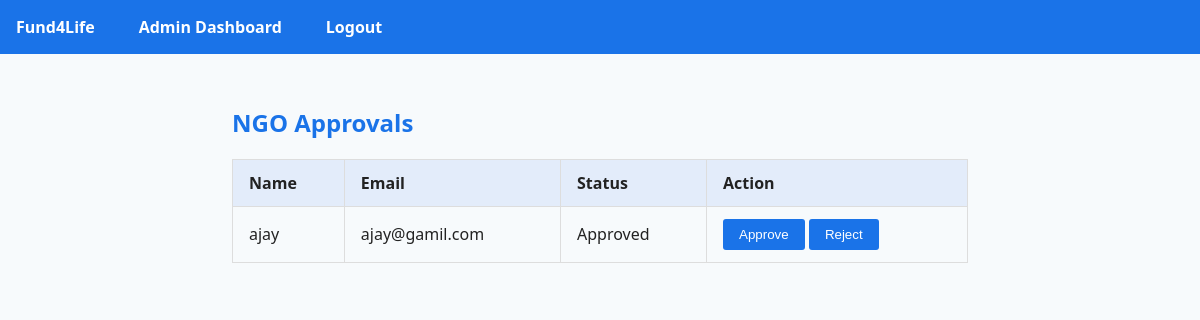
The app's page /admin/ngo_approvals (signed in) with its own data.
### models/ngo.py (models this page shows)
class NGO(db.Model):
    __tablename__ = 'ngo'
    id = db.Column(db.Integer, primary_key=True)
    name = db.Column(db.String(120), nullable=False)
    email = db.Column(db.String(120), unique=True, nullable=False)
    description = db.Column(db.String(300), nullable=False)
    password = db.Column(db.String(200), nullable=False)  # Password field for hashed password
    is_approved = db.Column(db.Boolean, default=False)
    assigned_cases = db.relationship('EmergencyCase', backref='assigned_ngo_obj', lazy=True, foreign_keys='EmergencyCase.assigned_ngo')

### admin/routes.py (the view, shortened to what this page needs)
@admin_bp.route('/ngo_approvals', methods=['GET', 'POST'])
@admin_required
def ngo_approvals():
    ngos = NGO.query.all()
    return render_template('admin/ngo_approvals.html', ngos=ngos)

### admin/routes.py (called while the page is built)
def admin_required(f):
    from functools import wraps
    @wraps(f)
    def decorated(*args, **kwargs):
        if not session.get('admin_logged_in'):
            flash('Admin login required.', 'danger')
            return redirect(url_for('admin.login'))
        return f(*args, **kwargs)
    return decorated

### templates/admin/ngo_approvals.html (shortened to what this page needs)
{% extends "base.html" %}
{% block content %}
<h2>NGO Approvals</h2>
<table border="1" cellpadding="6">
    <thead>
        <tr><th>Name</th><th>Email</th><th>Status</th><th>Action</th></tr>
    </thead>
    <tbody>
        {% for ngo in ngos %}
        <tr>
            <td>{{ ngo.name }}</td>
            <td>{{ ngo.email }}</td>
            <td>{{ 'Approved' if ngo.is_approved else 'Pending' }}</td>
            <td>
                <form method="POST" style="display:inline;">
                    <button name="action" value="approve" type="submit">Approve</button>
                    <button name="action" value="reject" type="submit">Reject</button>
                </form>
            </td>
        </tr>
        {% endfor %}
    </tbody>
</table>
{% endblock %}

### static/css/styles.css (style rules this page uses)
body { font-family: 'Segoe UI', Tahoma, Geneva, Verdana, sans-serif; margin: 0; padding: 0; background: #f7fafc; color: #222; }
h1, h2, h3, h4 { color: #1a73e8; }
table { width: 100%; border-collapse: collapse; margin: 1em 0; }
th, td { border: 1px solid #ddd; padding: 0.75em 1em; text-align: left; }
th { background: #e3ecfa; }
button { background: #1a73e8; color: #fff; border: none; padding: 0.6em 1.2em; cursor: pointer; border-radius: 3px; transition: background-color 0.3s ease; }

### records on screen
NGO: name "ajay", email "ajay@gamil.com", is_approved "Approved"
